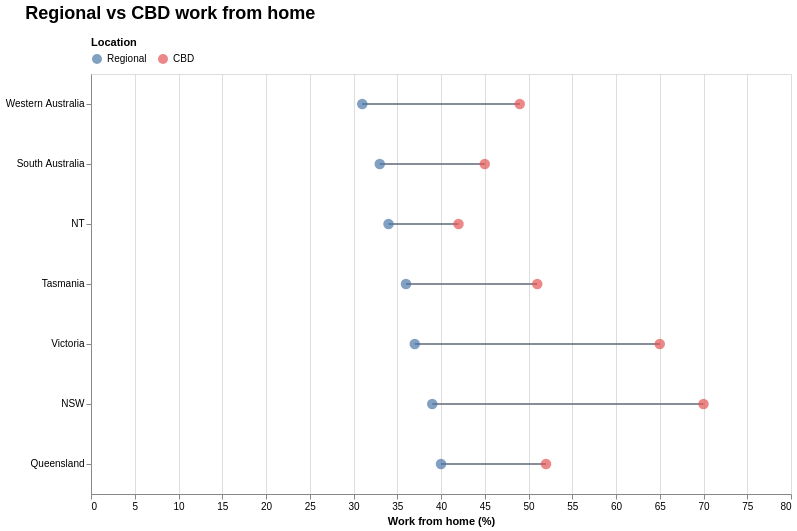

Describe this chart as a Vega-Lite specification.
### Vega-Lite specification from a JSON file in a GitHub repository (floating-point values rounded to 4 significant figures)
{"$schema": "https://vega.github.io/schema/vega-lite/v5.json", "title": {"text": "Regional vs CBD work from home", "fontSize": 18, "anchor": "start", "dx": 20, "dy": -10}, "width": 700, "height": 420, "layer": [{"data": {"values": [{"state": "Queensland", "regional_wfh": 40, "cbd_wfh": 52}, {"state": "NSW", "regional_wfh": 39, "cbd_wfh": 70}, {"state": "Victoria", "regional_wfh": 37, "cbd_wfh": 65}, {"state": "Tasmania", "regional_wfh": 36, "cbd_wfh": 51}, {"state": "NT", "regional_wfh": 34, "cbd_wfh": 42}, {"state": "South Australia", "regional_wfh": 33, "cbd_wfh": 45}, {"state": "Western Australia", "regional_wfh": 31, "cbd_wfh": 49}]}, "mark": {"type": "rule", "stroke": "#6b7280", "strokeWidth": 2, "opacity": 0.8}, "encoding": {"x": {"field": "regional_wfh", "type": "quantitative"}, "x2": {"field": "cbd_wfh", "type": "quantitative"}, "y": {"field": "state", "type": "nominal", "sort": ["Western Australia", "South Australia", "NT", "Tasmania", "Victoria", "NSW", "Queensland"], "title": null}}}, {"data": {"values": [{"state": "Queensland", "value": 40}, {"state": "NSW", "value": 39}, {"state": "Victoria", "value": 37}, {"state": "Tasmania", "value": 36}, {"state": "NT", "value": 34}, {"state": "South Australia", "value": 33}, {"state": "Western Australia", "value": 31}]}, "transform": [{"calculate": "'Regional'", "as": "series"}], "mark": {"type": "circle", "size": 110, "strokeWidth": 1.5}, "encoding": {"x": {"field": "value", "type": "quantitative"}, "y": {"field": "state", "type": "nominal", "sort": ["Western Australia", "South Australia", "NT", "Tasmania", "Victoria", "NSW", "Queensland"], "title": null}, "color": {"field": "series", "type": "nominal", "title": "Location", "scale": {"domain": ["Regional", "CBD"], "range": ["#4c78a8", "#e45756"]}, "legend": {"orient": "top", "direction": "horizontal", "titleFontSize": 11, "labelFontSize": 10, "offset": 10}}, "tooltip": [{"field": "state", "type": "nominal", "title": "Region"}, {"field": "value", "type": "quantitative", "title": "Regional WFH (%)", "format": ".0f"}]}}, {"data": {"values": [{"state": "Queensland", "value": 52}, {"state": "NSW", "value": 70}, {"state": "Victoria", "value": 65}, {"state": "Tasmania", "value": 51}, {"state": "NT", "value": 42}, {"state": "South Australia", "value": 45}, {"state": "Western Australia", "value": 49}]}, "transform": [{"calculate": "'CBD'", "as": "series"}], "mark": {"type": "circle", "size": 110, "strokeWidth": 1.5}, "encoding": {"x": {"field": "value", "type": "quantitative"}, "y": {"field": "state", "type": "nominal", "sort": ["Western Australia", "South Australia", "NT", "Tasmania", "Victoria", "NSW", "Queensland"], "title": null}, "color": {"field": "series", "type": "nominal", "title": "Location", "scale": {"domain": ["Regional", "CBD"], "range": ["#4c78a8", "#e45756"]}, "legend": null}, "tooltip": [{"field": "state", "type": "nominal", "title": "State"}, {"field": "value", "type": "quantitative", "title": "CBD WFH (%)", "format": ".0f"}]}}], "encoding": {"x": {"field": "value", "type": "quantitative", "title": "Work from home (%)", "scale": {"domain": [0, 80]}}}, "config": {"axis": {"labelFontSize": 10, "titleFontSize": 11}, "legend": {"labelFontSize": 10, "titleFontSize": 11}}}
